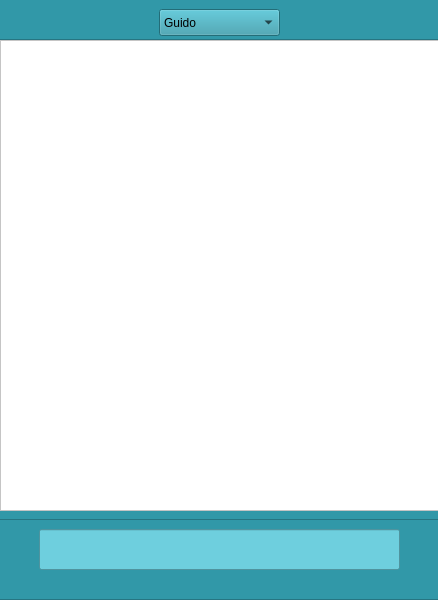
<?xml version="1.0" encoding="UTF-8"?>
<ui version="4.0">
 <class>MainWindow</class>
 <widget class="QMainWindow" name="MainWindow">
  <property name="geometry">
   <rect>
    <x>0</x>
    <y>0</y>
    <width>438</width>
    <height>600</height>
   </rect>
  </property>
  <property name="windowTitle">
   <string>MainWindow</string>
  </property>
  <property name="styleSheet">
   <string notr="true"/>
  </property>
  <widget class="QWidget" name="centralWidget">
   <property name="styleSheet">
    <string notr="true"/>
   </property>
   <widget class="QFrame" name="frame">
    <property name="geometry">
     <rect>
      <x>-1</x>
      <y>-11</y>
      <width>441</width>
      <height>611</height>
     </rect>
    </property>
    <property name="styleSheet">
     <string notr="true">background-color : #3198a8;
</string>
    </property>
    <property name="frameShape">
     <enum>QFrame::StyledPanel</enum>
    </property>
    <property name="frameShadow">
     <enum>QFrame::Raised</enum>
    </property>
    <widget class="QComboBox" name="comboBox">
     <property name="geometry">
      <rect>
       <x>160</x>
       <y>20</y>
       <width>121</width>
       <height>27</height>
      </rect>
     </property>
     <property name="styleSheet">
      <string notr="true"/>
     </property>
     <item>
      <property name="text">
       <string>Guido</string>
      </property>
     </item>
     <item>
      <property name="text">
       <string>Remi</string>
      </property>
     </item>
     <item>
      <property name="text">
       <string>Bart</string>
      </property>
     </item>
     <item>
      <property name="text">
       <string>Olaf</string>
      </property>
     </item>
    </widget>
    <widget class="QScrollArea" name="scrollArea">
     <property name="geometry">
      <rect>
       <x>0</x>
       <y>50</y>
       <width>441</width>
       <height>481</height>
      </rect>
     </property>
     <property name="widgetResizable">
      <bool>true</bool>
     </property>
     <widget class="QWidget" name="scrollAreaWidgetContents">
      <property name="geometry">
       <rect>
        <x>0</x>
        <y>0</y>
        <width>439</width>
        <height>479</height>
       </rect>
      </property>
      <widget class="QTextEdit" name="textEdit">
       <property name="geometry">
        <rect>
         <x>0</x>
         <y>0</y>
         <width>441</width>
         <height>471</height>
        </rect>
       </property>
       <property name="styleSheet">
        <string notr="true">background-color : #FFFFFF</string>
       </property>
       <property name="readOnly">
        <bool>true</bool>
       </property>
      </widget>
     </widget>
    </widget>
    <widget class="QLineEdit" name="lineEdit">
     <property name="geometry">
      <rect>
       <x>40</x>
       <y>540</y>
       <width>361</width>
       <height>41</height>
      </rect>
     </property>
     <property name="styleSheet">
      <string notr="true">background-color : #6ecfde;</string>
     </property>
     <property name="text">
      <string/>
     </property>
    </widget>
   </widget>
  </widget>
 </widget>
 <layoutdefault spacing="6" margin="11"/>
 <resources/>
 <connections/>
</ui>
